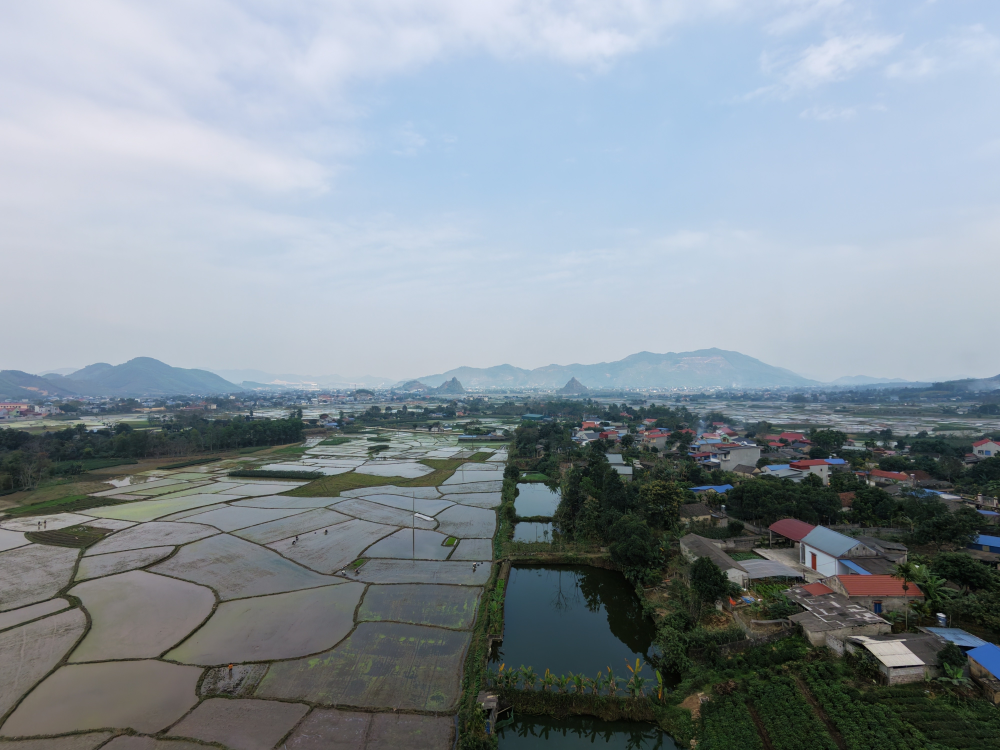
#> input picture uploads/087f132f05d3f0e2/dji_fly_20260201_145528_0132_1769932726666_photo_beautify.JPG, 4000 x 3000 px (shown at 1/4 size)
$ python -i main.py   (imports and definitions only)
#> lines starting #> are read from the running program, lines starting #| are printed output that depends on the picture; after the words box and inside, x2 and y2 are one past the last pixel; in counts of white or black regions, pixels touching at a corner belong together
#> further down, picture is the input picture: shape (3000, 4000, 3); mean B, G, R 153.9, 145.7, 134.9
import cv2
import os
import numpy as np

# [54 lines left out: functions stitch_images, crop_content, not called in this run]

def fill_black_holes(img):
    """
    Fills black regions (0,0,0) with a blurred version of the surrounding content.
    Optimized for performance using downscaling.
    """
    # 1. Create mask of black pixels
    # Gray conversion
    gray = cv2.cvtColor(img, cv2.COLOR_BGR2GRAY)
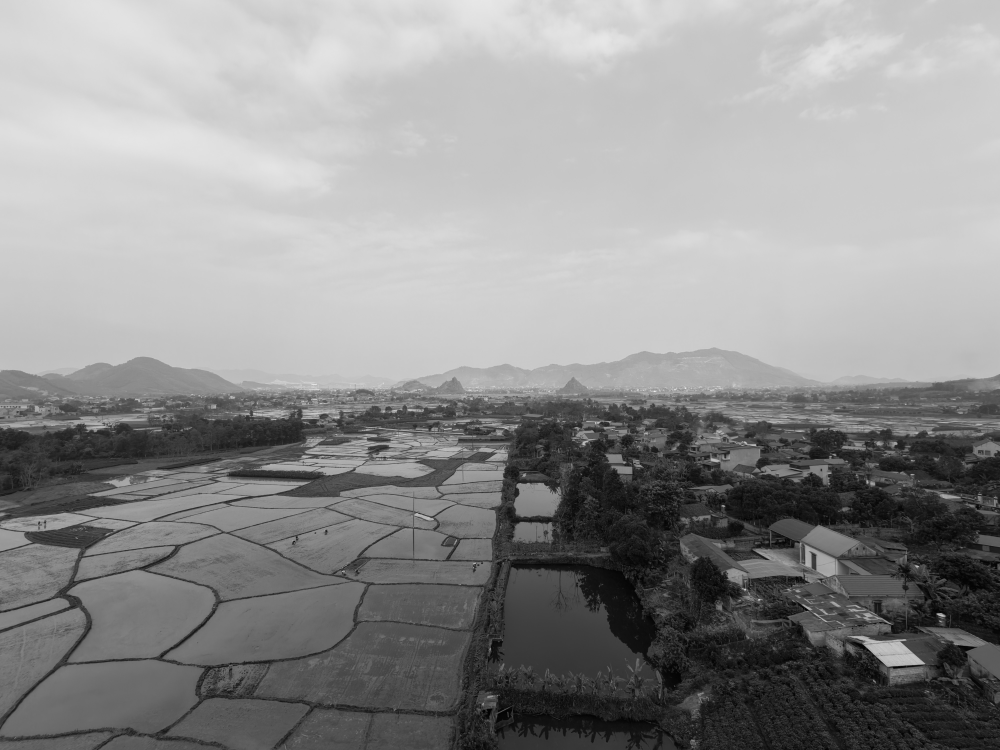
#> gray: shape (3000, 4000) (shown at 1/4 size); min 0, max 255, mean 143.4
    # Binary mask: 0 where pixel is > 0 (content), 255 where pixel is 0 (black)
    _, mask = cv2.threshold(gray, 1, 255, cv2.THRESH_BINARY_INV)
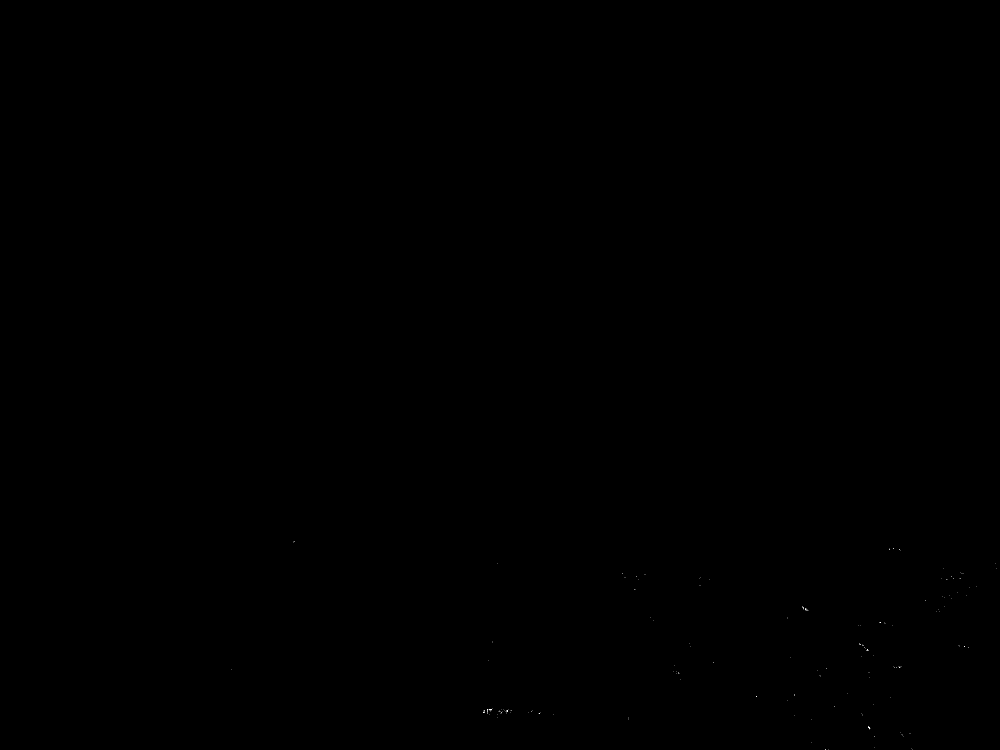
#> mask: shape (3000, 4000) (shown at 1/4 size); 0% white in thin lines or dots, all inside (x1, y1, x2, y2) = (925, 2166, 3986, 3000)

    if np.count_nonzero(mask) == 0:
        return img

    h, w = img.shape[:2]
#> h = 3000; w = 4000
    small_h, small_w = h // 10, w // 10
#> small_h = 300; small_w = 400
    small_h = max(small_h, 32)
    small_w = max(small_w, 32)

    small_img = cv2.resize(img, (small_w, small_h), interpolation=cv2.INTER_LINEAR)
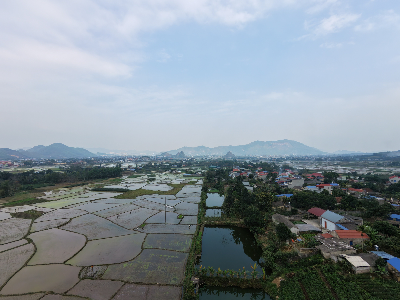
#> small_img: shape (300, 400, 3); mean B, G, R 153.9, 145.8, 134.9
    small_mask = cv2.resize(mask, (small_w, small_h), interpolation=cv2.INTER_NEAREST)
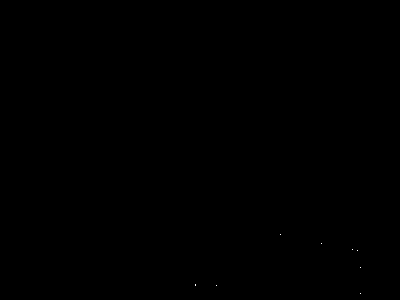
#> small_mask: shape (300, 400); 0.01% white in thin lines or dots, all inside (x1, y1, x2, y2) = (195, 234, 361, 294)

    print("Inpainting background...")
    try:
         inpainted = cv2.inpaint(small_img, small_mask, 3, cv2.INPAINT_TELEA)
    except:
         # Minimal fallback if inpaint fails (e.g. empty mask check failed?)
         return img

    blurred = cv2.GaussianBlur(inpainted, (21, 21), 0)
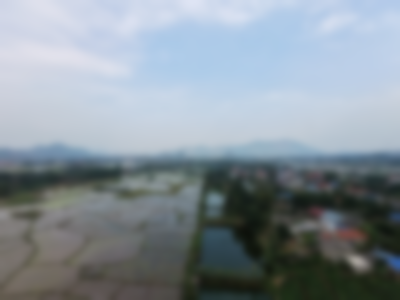
#> blurred: shape (300, 400, 3); mean B, G, R 153.9, 145.8, 134.9
    background = cv2.resize(blurred, (w, h), interpolation=cv2.INTER_CUBIC)

    mask_3c = cv2.cvtColor(mask, cv2.COLOR_GRAY2BGR)
    img_content = cv2.bitwise_and(img, cv2.bitwise_not(mask_3c))
    bg_content = cv2.bitwise_and(background, mask_3c)
    result = cv2.add(img_content, bg_content)

    return result

# [113 lines left out: functions convert_to_equirectangular, set_gpano_metadata, not called in this run]

>>> import cv2
>>> picture = cv2.imread('uploads/087f132f05d3f0e2/dji_fly_20260201_145528_0132_1769932726666_photo_beautify.JPG')
>>> result = fill_black_holes(picture)

$ run again, on uploads/087f132f05d3f0e2/dji_fly_20260201_145548_0136_1769932725106_photo_beautify.JPG
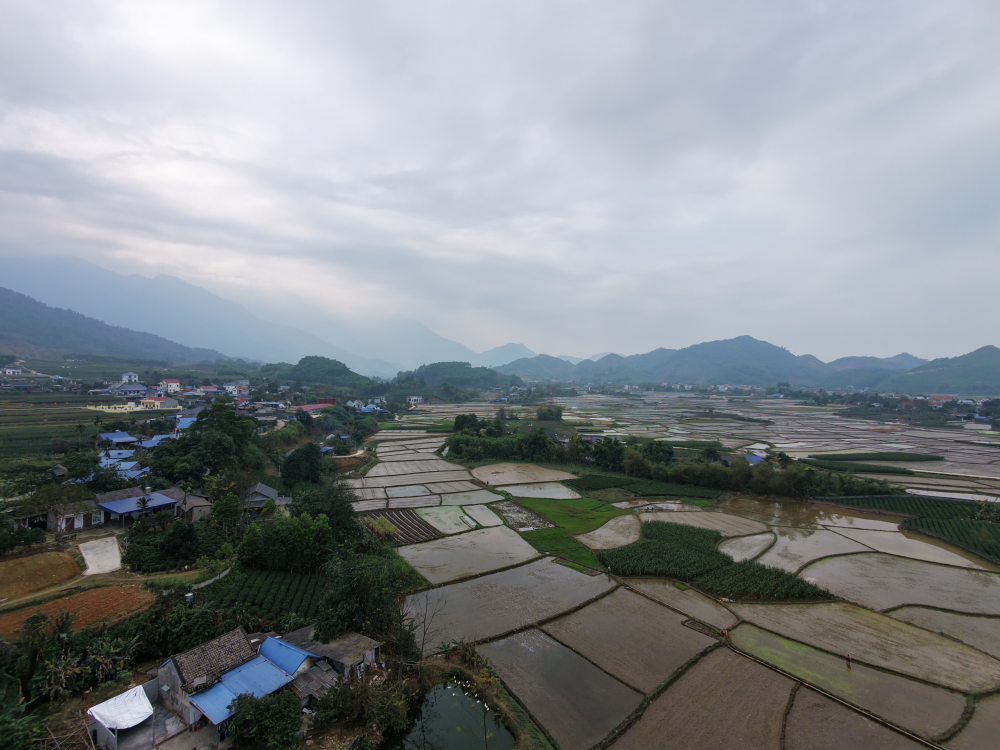
#> input picture uploads/087f132f05d3f0e2/dji_fly_20260201_145548_0136_1769932725106_photo_beautify.JPG, 4000 x 3000 px (shown at 1/4 size)
#> picture is the input picture: shape (3000, 4000, 3); mean B, G, R 139.7, 135.8, 130.8
#> in fill_black_holes, `gray = cv2.cvtColor(img, cv2.COLOR_BGR2GRAY)`:
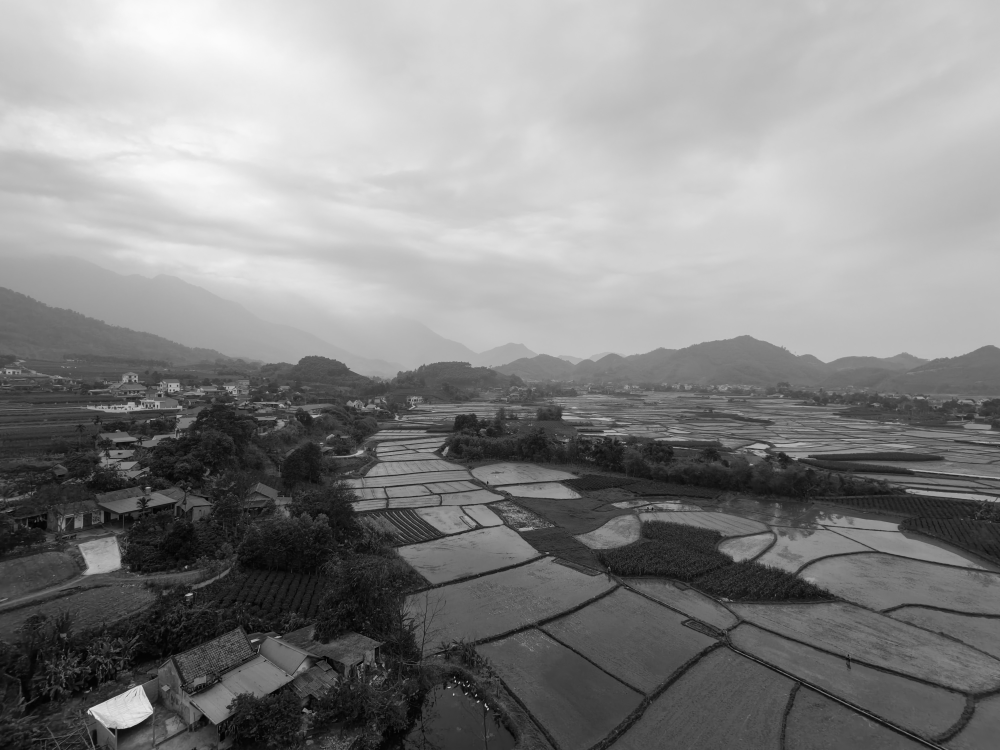
#> gray: shape (3000, 4000) (shown at 1/4 size); min 0, max 253, mean 134.8
#> mask: shape (3000, 4000); 0% white in thin lines or dots, all inside (x1, y1, x2, y2) = (109, 2033, 1637, 2976)
#> small_mask: shape (300, 400); 0% white in thin lines or dots, all inside (x1, y1, x2, y2) = (31, 263, 146, 275)
#> in fill_black_holes, `blurred = cv2.GaussianBlur(inpainted, (21, 21), 0)`:
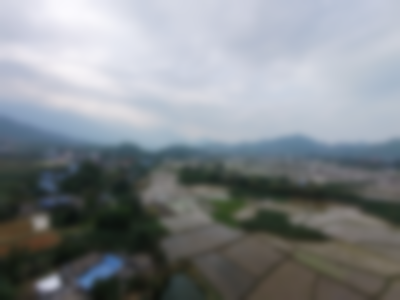
#> blurred: shape (300, 400, 3); mean B, G, R 139.8, 135.9, 130.9

$ run again, on uploads/087f132f05d3f0e2/dji_fly_20260201_145554_0137_1769932724744_photo_beautify.JPG
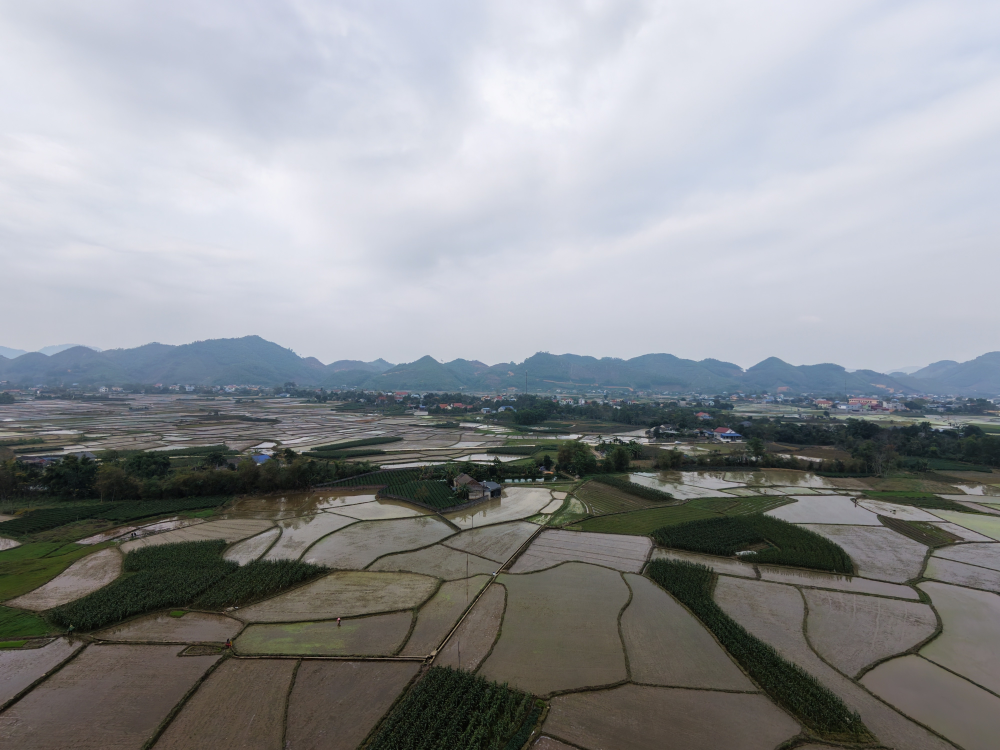
#> input picture uploads/087f132f05d3f0e2/dji_fly_20260201_145554_0137_1769932724744_photo_beautify.JPG, 4000 x 3000 px (shown at 1/4 size)
#> picture is the input picture: shape (3000, 4000, 3); mean B, G, R 149.2, 145.9, 143.3
#> in fill_black_holes, `gray = cv2.cvtColor(img, cv2.COLOR_BGR2GRAY)`:
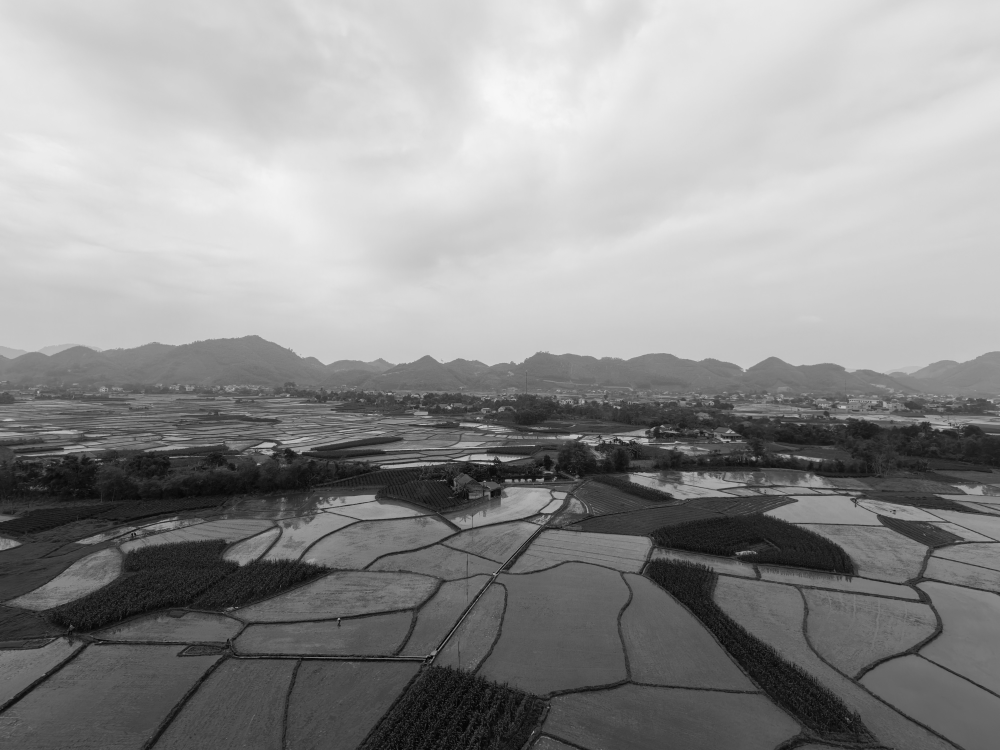
#> gray: shape (3000, 4000) (shown at 1/4 size); min 0, max 249, mean 145.5
#> mask: shape (3000, 4000); 0% white in thin lines or dots, all inside (x1, y1, x2, y2) = (278, 1882, 2279, 2997)
#> small_mask: shape (300, 400); every value is 0
#> in fill_black_holes, `blurred = cv2.GaussianBlur(inpainted, (21, 21), 0)`:
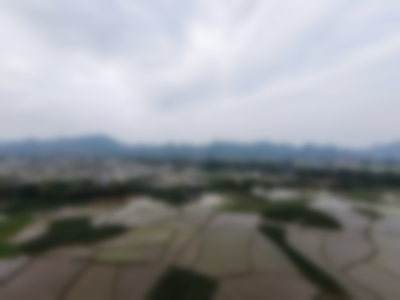
#> blurred: shape (300, 400, 3); mean B, G, R 149.2, 146, 143.3

$ run again, on uploads/087f132f05d3f0e2/dji_fly_20260201_145558_0138_1769932724381_photo_beautify.JPG
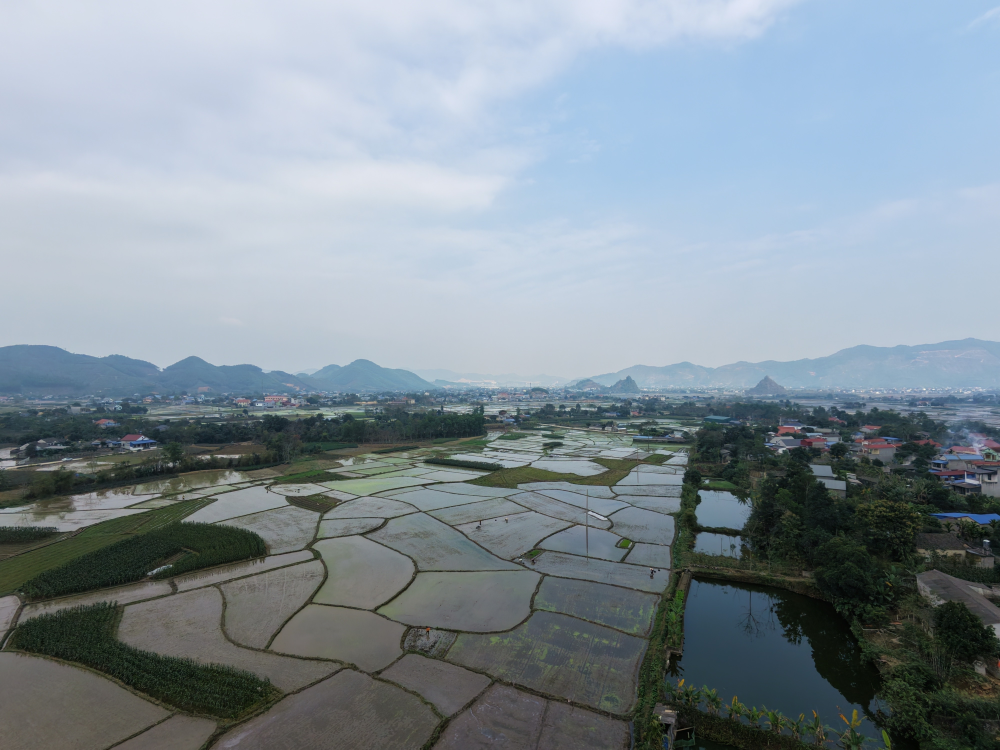
#> input picture uploads/087f132f05d3f0e2/dji_fly_20260201_145558_0138_1769932724381_photo_beautify.JPG, 4000 x 3000 px (shown at 1/4 size)
#> picture is the input picture: shape (3000, 4000, 3); mean B, G, R 152.9, 144, 131.3
#> in fill_black_holes, `gray = cv2.cvtColor(img, cv2.COLOR_BGR2GRAY)`:
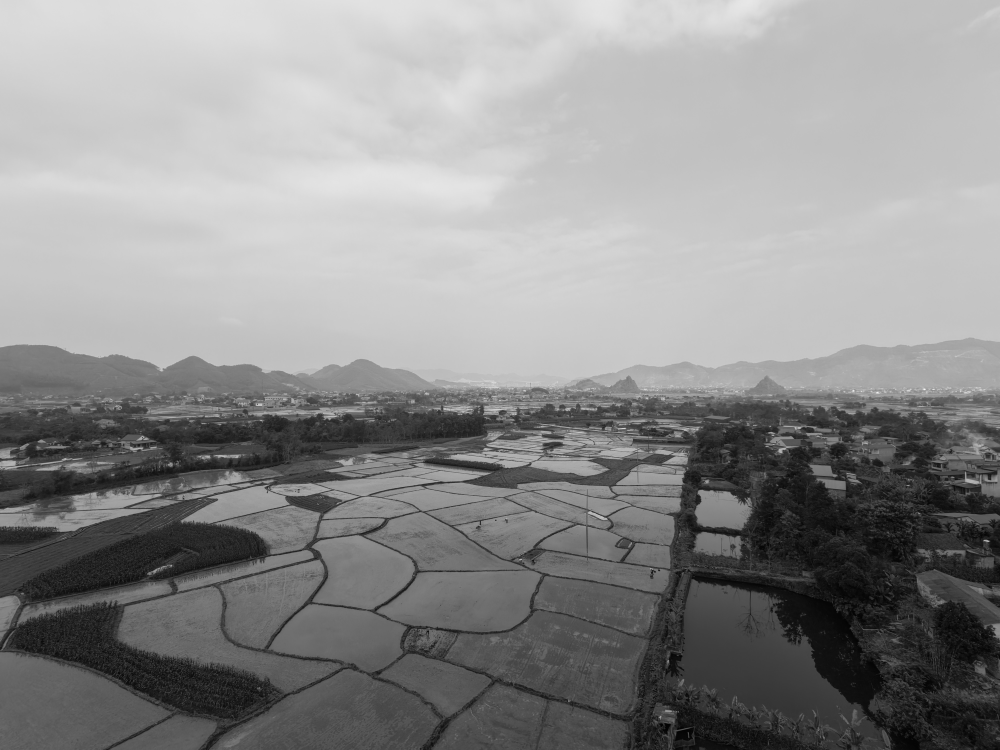
#> gray: shape (3000, 4000) (shown at 1/4 size); min 0, max 254, mean 141.2
#> mask: shape (3000, 4000); 0% white in thin lines or dots, all inside (x1, y1, x2, y2) = (1707, 2292, 3897, 2997)
#> small_mask: shape (300, 400); 0% white in thin lines or dots, all inside (x1, y1, x2, y2) = (267, 275, 371, 293)
#> in fill_black_holes, `blurred = cv2.GaussianBlur(inpainted, (21, 21), 0)`:
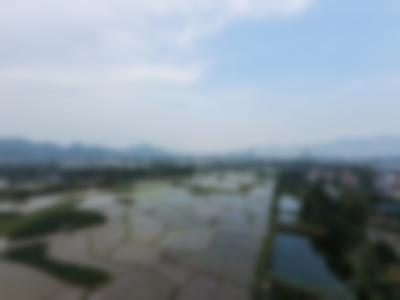
#> blurred: shape (300, 400, 3); mean B, G, R 153, 144.1, 131.4
